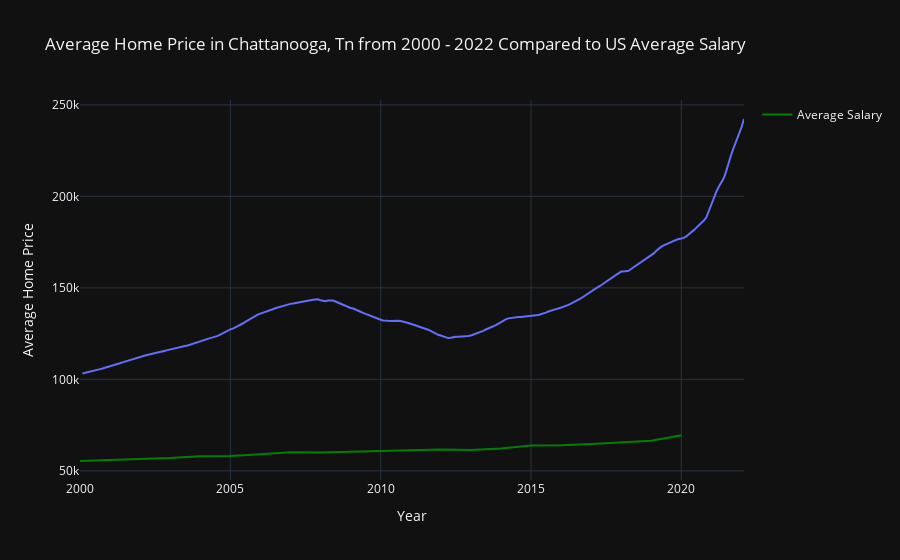

Write notebook code for a chart like this one.
### Code cell
fig = px.line(df, y = 'price',title = 'Average Home Price in Chattanooga, Tn from 2000 - 2022 Compared to US Average Salary',template='plotly_dark' ) #using plotly express we are plotting the zillow df with y being the average home price.
fig.update_yaxes(title_text='Average Home Price') #changing the names of the x and y axes
fig.update_xaxes(title_text='Year')
fig.add_trace( #this is probably not the right way to do this programatically but it works. I simply added a new line to our plt with each point being (year,avg salary)
    go.Scatter(
        x=[2000,2001,2002,2003,2004,2005,2006,2007,2008,2009,2010,2011,2012,2013,2014,2015,2016,2017,2018,2019,2020],
        y=[55365.7026,55834.59927,56274.65937,56965.56372,58023.42994,58092.35167,59013.85988,60187.98475,59986.26589,60471.10851,61047.87423,61131.68,61634.20103,61346.90941,62263.41036,63844.55577,63941.85704,64618.45226,65302.94014,66382.50555,69391.80642],
        mode="lines",
        line=go.scatter.Line(color="green"), name = 'Average Salary')) #adding a name to the trace 

fig.show()

### Figure 1 — Plotly figure (JSON) as saved in the notebook; plotly's stock layout.template omitted (floating-point values rounded to 4 significant figures; data arrays with more than 128 entries replaced by an {"elided": "..."} marker saying what was removed)
{"data": [{"hovertemplate": "index=%{x}<br>price=%{y}<extra></extra>", "legendgroup": "", "line": {"color": "#636efa", "dash": "solid"}, "mode": "lines", "name": "", "orientation": "v", "showlegend": false, "type": "scatter", "x": {"elided": "265 str values"}, "xaxis": "x", "y": {"elided": "265 int values"}, "yaxis": "y"}, {"line": {"color": "green"}, "mode": "lines", "name": "Average Salary", "type": "scatter", "x": [2000, 2001, 2002, 2003, 2004, 2005, 2006, 2007, 2008, 2009, 2010, 2011, 2012, 2013, 2014, 2015, 2016, 2017, 2018, 2019, 2020], "y": [55370.0, 55830.0, 56270.0, 56970.0, 58020.0, 58090.0, 59010.0, 60190.0, 59990.0, 60470.0, 61050.0, 61130.0, 61630.0, 61350.0, 62260.0, 63840.0, 63940.0, 64620.0, 65300.0, 66380.0, 69390.0]}], "layout": {"autosize": true, "legend": {"tracegroupgap": 0}, "title": {"text": "Average Home Price in Chattanooga, Tn from 2000 - 2022 Compared to US Average Salary"}, "xaxis": {"anchor": "y", "autorange": true, "domain": [0, 1], "range": ["2000-01-01", "2022-01-31"], "title": {"text": "Year"}, "type": "date"}, "yaxis": {"anchor": "x", "autorange": true, "domain": [0, 1], "range": [44980.0, 252700.0], "title": {"text": "Average Home Price"}, "type": "linear"}}}
